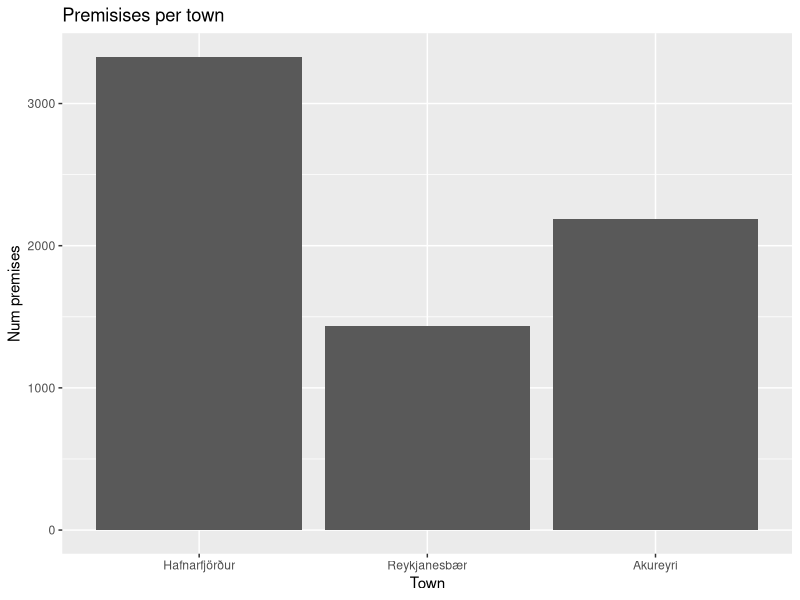
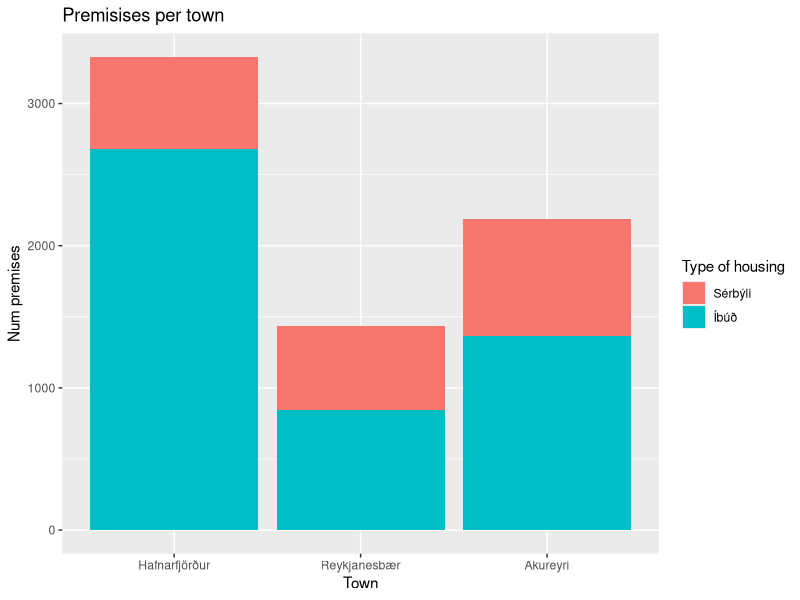
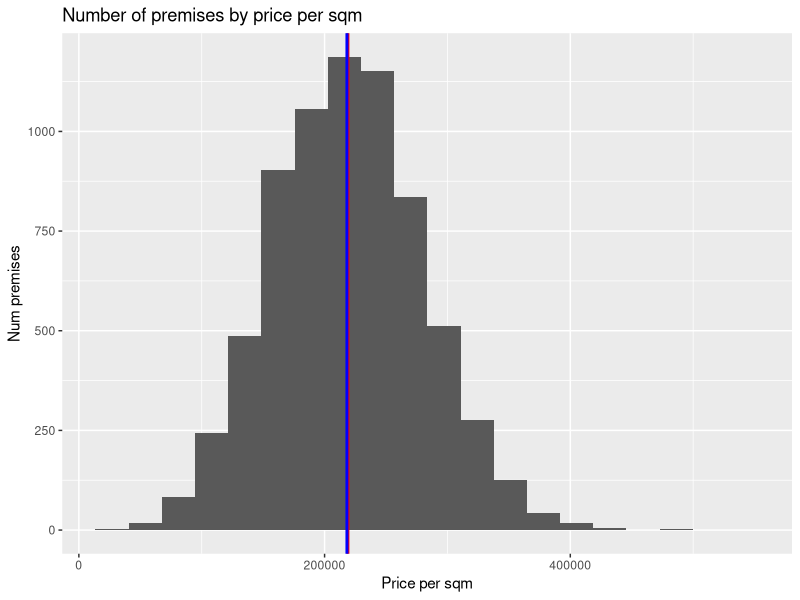
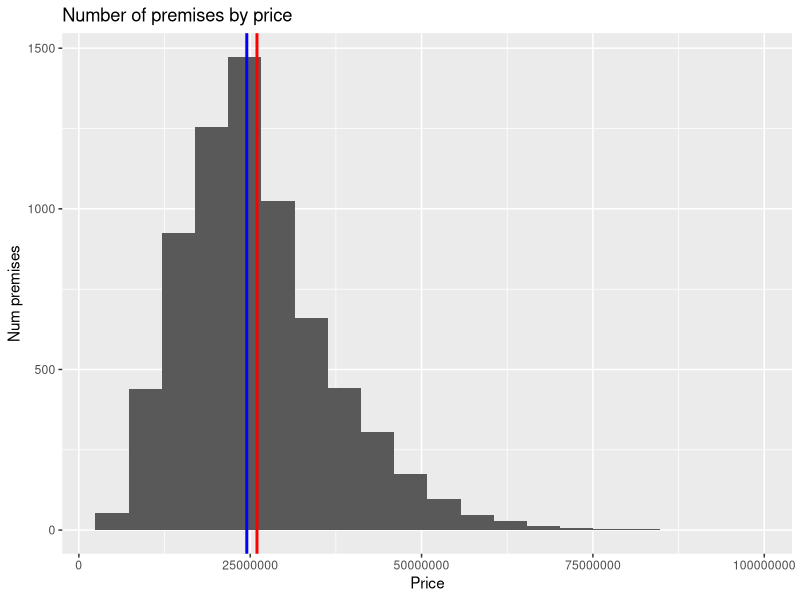
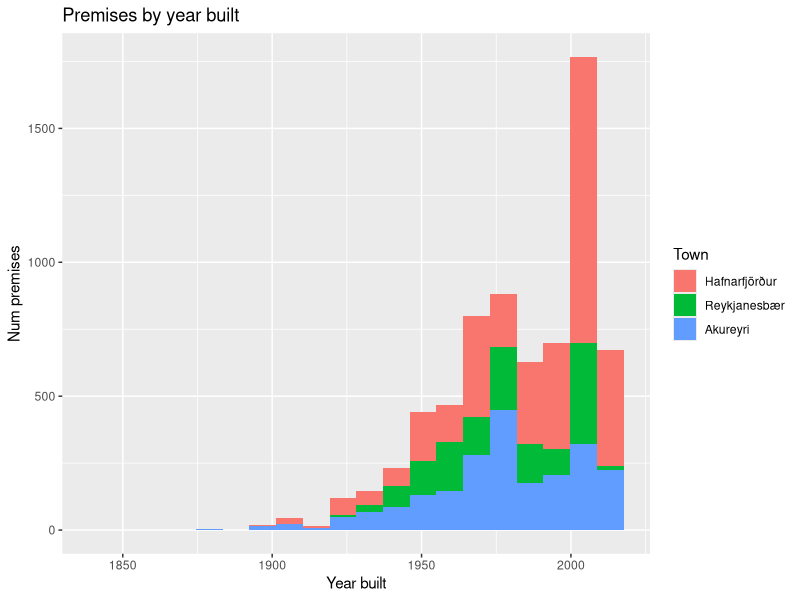
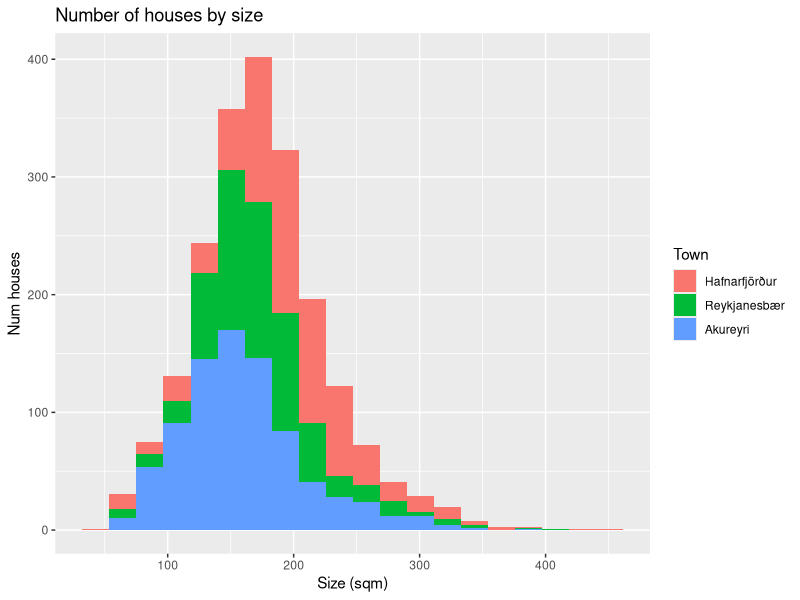
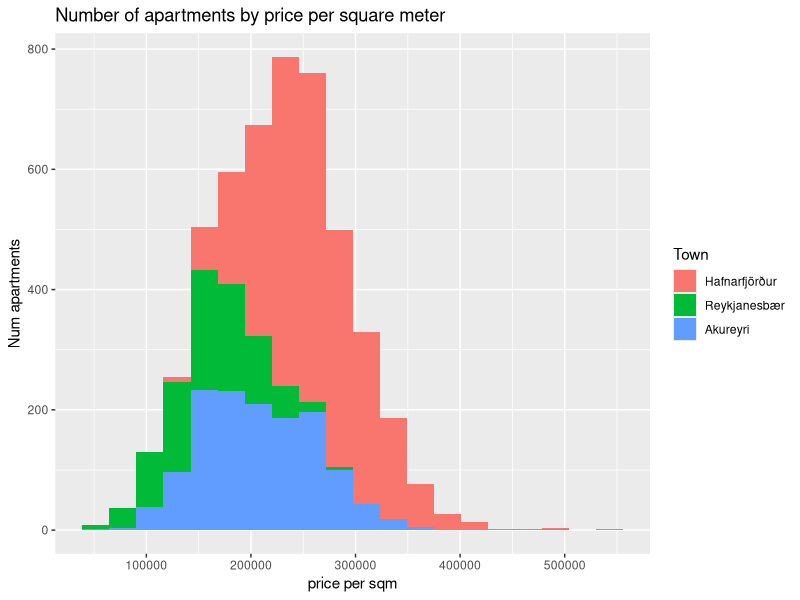
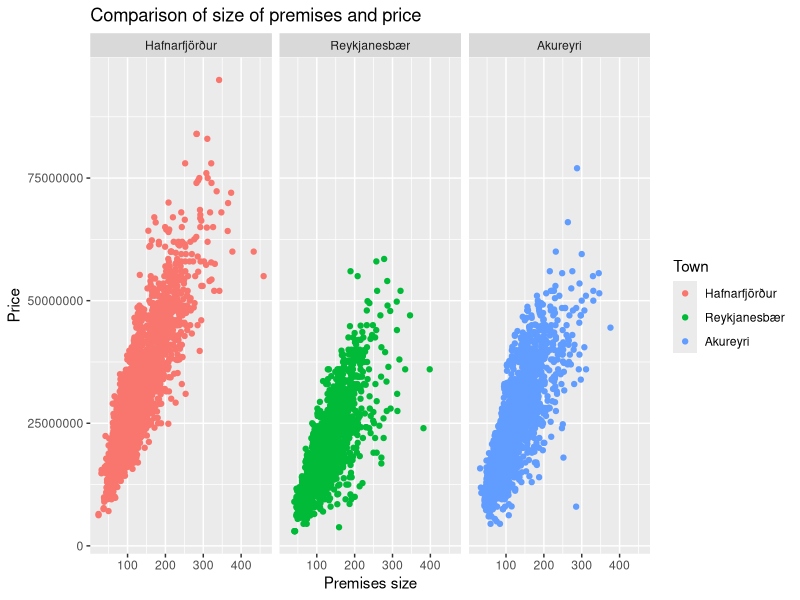

The R script that drew these images, in order:
## ---- chunk 1
knitr::opts_chunk$set(echo = TRUE)
## ---- chunk 2

library(forcats)
library(ggplot2)
library(dplyr)

sos <- read.table("husnaedisverd_2017.csv", encoding = "UTF-8",  header=TRUE, sep=";")
sos$matssvaedi <- factor(sos$matssvaedi)
sos$undirmatssvaedi <- factor(sos$undirmatssvaedi)
## ---- chunk 3
sos$kaupverd <- paste0(sos$kaupverd, "000")
sos$kaupverd <- as.numeric(sos$kaupverd)
## ---- chunk 4
sos$fermetraverd <- c(sos$kaupverd/sos$birtm2)

sos$teg_eign_grof <- fct_recode(sos$teg_eign,  Sérbýli = "Einbýlishús", Íbúð = "Íbúðareign", Sérbýli = "Parhús", Sérbýli = "Raðhús")
## ---- chunk 5
eignir <- dplyr::filter(sos, svfn%in%c("1400", "2000", "6000"))
## ---- chunk 6
eignir$svfn <- factor(eignir$svfn)
eignir$svfn <- fct_recode(eignir$svfn, Hafnarfjörður="1400", Reykjanesbær = "2000", Akureyri = "6000")
## ---- chunk 7
ggplot(data=eignir, aes(svfn)) + geom_bar() + xlab("Town") + ylab("Num premises") + ggtitle("Premisises per town")
## ---- chunk 8
ggplot(data=eignir, aes(svfn, fill=teg_eign_grof)) + geom_bar() + xlab("Town") + ylab("Num premises") + labs(fill = "Type of housing") + ggtitle("Premisises per town")
## ---- chunk 9
options(scipen=10000)
ggplot(data=eignir, aes(fermetraverd, fill=)) + geom_histogram(bins = 20) + xlab("Price per sqm") + ylab("Num premises") + geom_vline(aes(xintercept = mean(fermetraverd, na.rm=T)),col='red',size=1) + geom_vline(aes(xintercept = median(fermetraverd, na.rm=T)),col='blue',size=1) + ggtitle("Number of premises by price per sqm")
## ---- chunk 10
ggplot(data=eignir, aes(kaupverd)) + geom_histogram(bins=20) + xlab("Price") + ylab("Num premises") + geom_vline(aes(xintercept = mean(kaupverd, na.rm=T)),col='red',size=1) + geom_vline(aes(xintercept = median(kaupverd, na.rm=T)),col='blue',size=1) + ggtitle("Number of premises by price")
## ---- chunk 11
ggplot(data=eignir, aes(byggar, fill=svfn)) + geom_histogram(bins=20) + xlab("Year built") + ylab("Num premises") + labs(fill = "Town") + ggtitle("Premises by year built")

## ---- chunk 12
ggplot(data=dplyr::filter(eignir, teg_eign_grof%in%c("Sérbýli")), aes(birtm2, fill=svfn)) + geom_histogram(bins=20) + xlab("Size (sqm)") + ylab("Num houses") + labs(fill = "Town") + ggtitle("Number of houses by size")
## ---- chunk 13
ggplot(data=dplyr::filter(eignir, teg_eign_grof%in%c("Íbúð")), aes(fermetraverd, fill=svfn)) + geom_histogram(bins=20) + xlab("price per sqm") + ylab("Num apartments") + labs(fill = "Town") + ggtitle("Number of apartments by price per square meter")
## ---- chunk 14
ggplot(data=eignir, aes(x=birtm2, y=kaupverd, color=svfn)) + geom_point() + xlab("Premises size") + ylab("Price") + labs(color = "Town") + facet_grid(. ~ svfn) + ggtitle("Comparison of size of premises and price")
## ---- chunk 15
nuverold <- sos[sos$byggar>1949,]

ggplot(nuverold %>% group_by(byggar) %>% 
         summarise(fjbkar=mean(fjbkar)), 
       aes(x = byggar, y = fjbkar)) +  geom_line(colour="blue", linetype="11", size=0.3, na.rm = TRUE) + geom_point(shape=4, colour="blue", size=3, na.rm = TRUE) + xlab("Year") + ylab("Bathtub average") + scale_x_continuous(breaks = seq(1950,2020,10)) + ggtitle("Number of bathtubs in premises by year built")

ggplot(nuverold %>% group_by(byggar) %>% 
         summarise(fjsturt=mean(fjsturt)), 
       aes(x = byggar, y = fjsturt)) +  geom_line(colour="blue", linetype="11", size=0.3, na.rm = TRUE) + geom_point(shape=4, colour="blue", size=3, na.rm = TRUE) + xlab("Year") + ylab("Shower average") + scale_x_continuous(breaks = seq(1950,2020,10)) + ggtitle("Number of showers in premises by year built")
       
## ---- chunk 16
table(eignir$svfn, eignir$teg_eign_grof)
## ---- chunk 17
prop.table(table(eignir$svfn, eignir$teg_eign_grof), margin=1)
## ---- chunk 18
tapply(eignir$fermetraverd, eignir$svfn, summary, na.rm=TRUE)

## ---- chunk 19
serb <- dplyr::filter(eignir, teg_eign_grof%in%c("Sérbýli"))
tapply(eignir$birtm2, eignir$svfn, summary, na.rm=TRUE)

